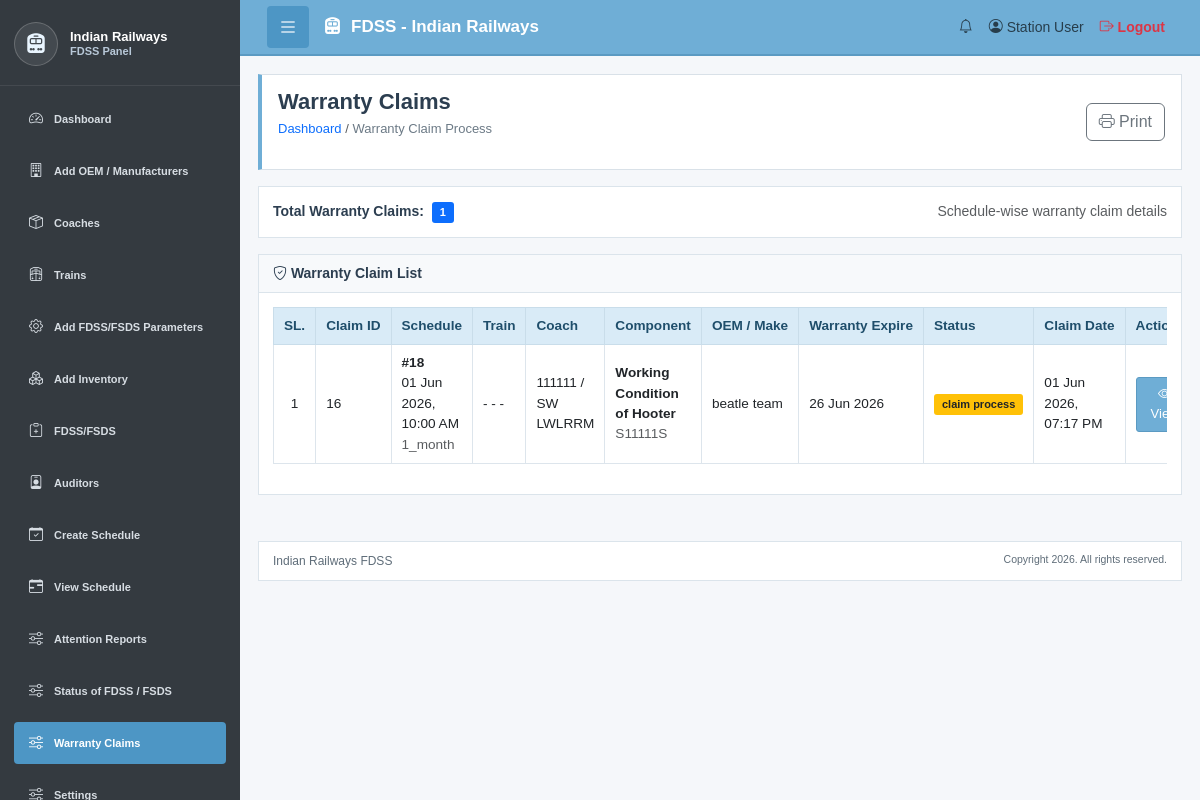
Page /Warranty-claim-process.php (signed in) on the committed database.
### tables this page shows
CREATE TABLE `fdss_warranty_claim` (
  `warranty_claim_id` int(11) NOT NULL,
  `schedule_id` int(11) DEFAULT NULL,
  `unit_id` int(11) DEFAULT NULL,
  `defectiveCause` varchar(255) DEFAULT NULL,
  `otherObservation` varchar(255) DEFAULT NULL,
  `referenceNo` varchar(255) DEFAULT NULL,
  `suggestion` varchar(255) DEFAULT NULL,
  `status` varchar(255) DEFAULT NULL,
  `created_at` datetime NOT NULL DEFAULT current_timestamp()
);

CREATE TABLE `fdss_coach_schedule` (
  `schedule_id` int(11) NOT NULL,
  `coach_id` int(11) NOT NULL,
  `train_info_id` bigint(20) DEFAULT NULL,
  `last_inspection_date` date DEFAULT NULL,
  `next_due_date` date DEFAULT NULL,
  `status` enum('Pending','Assigned','Completed','Warranty-claim/replacement') DEFAULT 'Pending',
  `auditor_id` int(11) DEFAULT NULL,
  `assignment_date_time` datetime DEFAULT NULL,
  `Inspection_Type` varchar(255) DEFAULT NULL,
  `priority` enum('Normal','High') DEFAULT 'Normal',
  `special_remarks` text DEFAULT NULL,
  `created_at` timestamp NULL DEFAULT current_timestamp(),
  `updated_at` timestamp NULL DEFAULT current_timestamp() ON UPDATE current_timestamp(),
  `user_id` int(11) NOT NULL,
  `schedule_status` int(11) NOT NULL DEFAULT 0
);

CREATE TABLE `fdss_train_coach` (
  `coach_id` int(11) NOT NULL,
  `train_info_id` varchar(10) DEFAULT NULL,
  `coach_no` varchar(50) NOT NULL,
  `Type` varchar(20) DEFAULT NULL,
  `coach_type` varchar(100) DEFAULT NULL,
  `user_id` int(11) NOT NULL,
  `coach_status` enum('Detached','Intact') NOT NULL DEFAULT 'Intact',
  `status` enum('Active','Inactive') DEFAULT 'Active',
  `next_inspection_date` date DEFAULT NULL,
  `created_at` timestamp NULL DEFAULT current_timestamp(),
  `updated_at` timestamp NULL DEFAULT current_timestamp() ON UPDATE current_timestamp(),
  `schedule_status` int(11) NOT NULL DEFAULT 0 COMMENT 'O means coach is free 1 means cach work is progress'
);

CREATE TABLE `fdss_Inventory_Management` (
  `inventory_id` int(11) NOT NULL,
  `item_code` varchar(100) NOT NULL,
  `item_name` varchar(255) NOT NULL,
  `quantity` int(11) DEFAULT NULL,
  `category` enum('FDSS','FSDS','Primary','Secondary','FDSSPARA','FSDSPARA') NOT NULL,
  `status` enum('Working','Needs Check','Not Working') DEFAULT 'Working',
  `user_id` int(11) NOT NULL,
  `last_updated` timestamp NULL DEFAULT current_timestamp(),
  `remarks` text DEFAULT NULL,
  `created_at` timestamp NULL DEFAULT current_timestamp(),
  `updated_at` timestamp NULL DEFAULT current_timestamp() ON UPDATE current_timestamp()
);

CREATE TABLE `fdds_inventory_unit` (
  `unit_id` int(11) NOT NULL,
  `inventory_id` int(11) NOT NULL,
  `inventory_parameter_id` int(11) DEFAULT NULL,
  `user_id` int(11) NOT NULL,
  `serial_number` varchar(255) DEFAULT NULL,
  `model_number` varchar(255) DEFAULT NULL,
  `purchase_date` date DEFAULT NULL,
  `Warranty_expire` datetime DEFAULT NULL,
  `manufacturer_id` int(11) DEFAULT NULL,
  `use_status` int(11) NOT NULL DEFAULT 0,
  `notes` text DEFAULT NULL,
  `created_at` timestamp NULL DEFAULT current_timestamp(),
  `updated_at` timestamp NULL DEFAULT current_timestamp() ON UPDATE current_timestamp()
);

CREATE TABLE `fdss_manufacturers` (
  `manufacturer_id` int(11) NOT NULL,
  `company_name` varchar(255) NOT NULL,
  `name` varchar(255) NOT NULL,
  `mobile_number` varchar(20) DEFAULT NULL,
  `email_id` varchar(150) DEFAULT NULL,
  `address` text DEFAULT NULL,
  `status` enum('Active','Inactive') DEFAULT 'Active',
  `user_id` int(11) NOT NULL,
  `created_at` timestamp NULL DEFAULT current_timestamp(),
  `updated_at` timestamp NULL DEFAULT current_timestamp() ON UPDATE current_timestamp()
);

### Warranty-claim-process.php (the view, shortened to what this page needs)
<?php
require_once 'config/db.php';
$user_id = (int) $_SESSION['user_id'];
function e($value) {
    return htmlspecialchars((string) $value, ENT_QUOTES, 'UTF-8');
}
function display_value($value) {
    $value = trim((string) $value);
    return $value !== '' ? $value : '-';
}
function format_report_date($value) {
    return $value ? date('d M Y', strtotime($value)) : '-';
}
function format_report_datetime($value) {
    return $value ? date('d M Y, h:i A', strtotime($value)) : '-';
}
function status_class($status) {
    $status = strtolower(trim((string) $status));
    if (in_array($status, ['in progress', 'claim process', 'processing'], true)) {
        return 'bg-warning text-dark';
    }
    return 'bg-secondary';
}
$claims = [];
$claim_table_exists = false;
$table_check = $conn->query("SHOW TABLES LIKE 'fdss_warranty_claim'");
if ($table_check && $table_check->num_rows > 0) {
    $claim_table_exists = true;
}
if ($claim_table_exists) {
    $query = "
        SELECT
            wc.warranty_claim_id,
            wc.schedule_id,
            wc.unit_id,
            wc.defectiveCause,
            wc.otherObservation,
            wc.referenceNo,
            wc.suggestion,
            wc.status AS claim_status,
            wc.created_at AS claim_created_at,
            s.status AS schedule_status,
            s.assignment_date_time,
            s.Inspection_Type,
            s.priority,
            s.special_remarks,
            t.train_no,
            t.train_name,
            c.coach_no,
            c.coach_type,
            c.`Type` AS coach_body_type,
            auditor.user_name AS auditor_user_name,
            auditor.full_name AS auditor_full_name,
            iu.serial_number,
            iu.model_number,
            iu.purchase_date,
            iu.Warranty_expire,
            im.item_code,
            im.item_name,
            im.category,
            manufacturer.company_name AS manufacturer_name
        FROM fdss_warranty_claim wc
        LEFT JOIN fdss_coach_schedule s
            ON s.schedule_id = wc.schedule_id
        LEFT JOIN fdss_train_coach c
            ON c.coach_id = s.coach_id
        LEFT JOIN fdss_train_information t
            ON t.train_info_id = COALESCE(s.train_info_id, c.train_info_id)
        LEFT JOIN fdss_users auditor
            ON auditor.user_id = s.auditor_id
        LEFT JOIN fdds_inventory_unit iu
            ON iu.unit_id = wc.unit_id
        LEFT JOIN fdss_Inventory_Management im
            ON im.inventory_id = iu.inventory_id
        LEFT JOIN fdss_manufacturers manufacturer
            ON manufacturer.manufacturer_id = iu.manufacturer_id
        WHERE COALESCE(s.user_id, iu.user_id) = ?
        ORDER BY wc.created_at DESC, wc.warranty_claim_id DESC
    ";
    $stmt = $conn->prepare($query);
    if ($stmt) {
        $stmt->bind_param('i', $user_id);
        $stmt->execute();
        $result = $stmt->get_result();
        while ($row = $result->fetch_assoc()) {
            $claims[] = $row;
        }
    }
}
?>
<!DOCTYPE html>
<html lang="en">
<head>
    <link href="https://cdnjs.cloudflare.com/ajax/libs/bootstrap/5.3.0/css/bootstrap.min.css" rel="stylesheet">
    <link href="https://cdnjs.cloudflare.com/ajax/libs/bootstrap-icons/1.11.0/font/bootstrap-icons.min.css" rel="stylesheet">
    <link href="assets/css/styles.css" rel="stylesheet">
</head>
<body>
<?php include('includes/navbar.php'); ?>
<div class="sidebar-container">
    <?php include('includes/sidebar.php'); ?>
    <main class="main-content">
        <div class="page-header">
            <div>
                <h1>Warranty Claims</h1>
                <p class="page-header-subtitle">
                    <a href="index.php" class="text-primary text-decoration-none">Dashboard</a>
                    <span class="text-muted"> / </span>Warranty Claim Process
                </p>
            </div>
            <div class="no-print">
                <button type="button" class="btn btn-outline-secondary" onclick="window.print()">
                    <i class="bi bi-printer"></i> Print
                </button>
            </div>
        </div>
        <div class="content-card">
            <div class="card-body d-flex flex-wrap justify-content-between gap-2">
                <div>
                    <strong>Total Warranty Claims:</strong>
                    <span class="badge bg-primary ms-1"><?php echo count($claims); ?></span>
                </div>
                <div class="text-muted">
                    Schedule-wise warranty claim details
                </div>
            </div>
        </div>
        <div class="content-card">
            <div class="card-header d-flex align-items-center justify-content-between gap-2">
                <h5 class="mb-0"><i class="bi bi-shield-check"></i> Warranty Claim List</h5>
            </div>
            <div class="card-body">
                <?php if (!$claim_table_exists): ?>
                    <div class="alert alert-warning mb-0">
                        fdss_warranty_claim table was not found.
                    </div>
                <?php elseif (empty($claims)): ?>
                    <div class="alert alert-info mb-0">
                        No warranty claims found.
                    </div>
                <?php else: ?>
                    <div class="table-responsive">
                        <table class="table table-bordered table-hover claims-table">
                            <thead>
                                <tr>
                                    <th>SL.</th>
                                    <th>Claim ID</th>
                                    <th>Schedule</th>
                                    <th>Train</th>
                                    <th>Coach</th>
                                    <th>Component</th>
                                    <th>OEM / Make</th>
                                    <th>Warranty Expire</th>
                                    <th>Status</th>
                                    <th>Claim Date</th>
                                    <th class="no-print">Action</th>
                                </tr>
                            </thead>
                            <tbody>
                                <?php foreach ($claims as $index => $claim): ?>
                                    <?php
                                        $coach_text = trim(display_value($claim['coach_no']) . ' / ' . display_value($claim['coach_body_type']));
                                        $train_text = trim(display_value($claim['train_no']) . ' - ' . display_value($claim['train_name']));
                                    ?>
                                    <tr>
                                        <td class="text-center"><?php echo $index + 1; ?></td>
                                        <td><?php echo e(display_value($claim['warranty_claim_id'])); ?></td>
                                        <td>
                                            <strong>#<?php echo e(display_value($claim['schedule_id'])); ?></strong><br>
                                            <?php echo e(format_report_datetime($claim['assignment_date_time'])); ?><br>
                                            <span class="text-muted"><?php echo e(display_value($claim['Inspection_Type'])); ?></span>
                                        </td>
                                        <td><?php echo e($train_text); ?></td>
                                        <td><?php echo e($coach_text); ?></td>
                                        <td>
                                            <strong><?php echo e(display_value($claim['item_name'])); ?></strong><br>
                                            <span class="text-muted"><?php echo e(display_value($claim['serial_number'])); ?></span>
                                        </td>
                                        <td><?php echo e(display_value($claim['manufacturer_name'])); ?></td>
                                        <td><?php echo e(format_report_date($claim['Warranty_expire'])); ?></td>
                                        <td>
                                            <span class="badge <?php echo e(status_class($claim['claim_status'])); ?>">
                                                <?php echo e(display_value($claim['claim_status'])); ?>
                                            </span>
                                        </td>
                                        <td><?php echo e(format_report_datetime($claim['claim_created_at'])); ?></td>
                                        <td class="no-print">
                                            <a class="btn btn-sm btn-primary" href="Warranty-claim-view.php?claim_id=<?php echo e($claim['warranty_claim_id']); ?>">
                                                <i class="bi bi-eye"></i> View
                                            </a>
                                        </td>
                                    </tr>
                                <?php endforeach; ?>
                            </tbody>
                        </table>
                    </div>
                <?php endif; ?>
            </div>
        </div>
    </main>
</div>
<?php include('includes/footer.php'); ?>
</body>
</html>

### assets/css/styles.css (style rules this page uses)
body { margin:0; padding:0; overflow-x:hidden; background:#f5f7fa; font-family:Arial,sans-serif; font-size:14px; color:#2c3e50; }
body { padding-top:56px; }
.main-content { margin-left:240px; margin-top:0; padding:18px; transition:all 0.3s ease; }
.page-header { background:#fff; border:1px solid #d9e1e8; border-left:4px solid #6faed6; padding:14px 16px; margin-bottom:16px; display:flex; justify-content:space-between; align-items:center; }
.page-header h1 { margin:0; font-size:22px; font-weight:700; color:#2c3e50; }
.page-header-subtitle { margin-top:4px; font-size:13px; color:#6c7a86; }
.btn-primary { background:#6faed6; border:1px solid #5b9ac2; color:#fff; border-radius:3px; padding:7px 14px; font-size:13px; }
.content-card { background:#fff; border:1px solid #dbe4eb; margin-bottom:16px; }
.card-header { background:#f7f9fb; border-bottom:1px solid #dbe4eb; padding:10px 14px; }
.card-header h5 { margin:0; font-size:14px; font-weight:700; color:#2c3e50; }
.card-body { padding:14px; }
.table { width:100%; border-collapse:collapse; font-size:12px; }
.table thead th { background:#d9ebf7; color:#1f4e6b; border:1px solid #c9ddea; font-weight:700; }
.table td, .table th { padding:8px 10px; border:1px solid #dde5ec; }
.badge { padding:5px 8px; border-radius:3px; font-size:11px; }

### Warranty-claim-process.php (style rules this page uses)
.claims-table { font-size: 0.85rem; }
.claims-table th { background: #f8f9fa; vertical-align: middle; white-space: nowrap; }
.claims-table td { vertical-align: middle; }

### rows in the picture
fdss_warranty_claim: warranty_claim_id "16", schedule "18", schedule.assignment_date_time "01 Jun 2026, 10:00 AM", schedule.Inspection_Type "1_month", train_text "- - -", fdss_train_coach.coach_no+Type "111111 / SW LWLRRM", fdss_inventory_management.item_name "Working Condition of Hooter", unit.serial_number "S11111S", fdss_manufacturers.company_name "beatle team", unit.Warranty_expire "26 Jun 2026", status "claim process", created_at "01 Jun 2026, 07:17 PM"

### other values in the picture
count($claims) "1"
